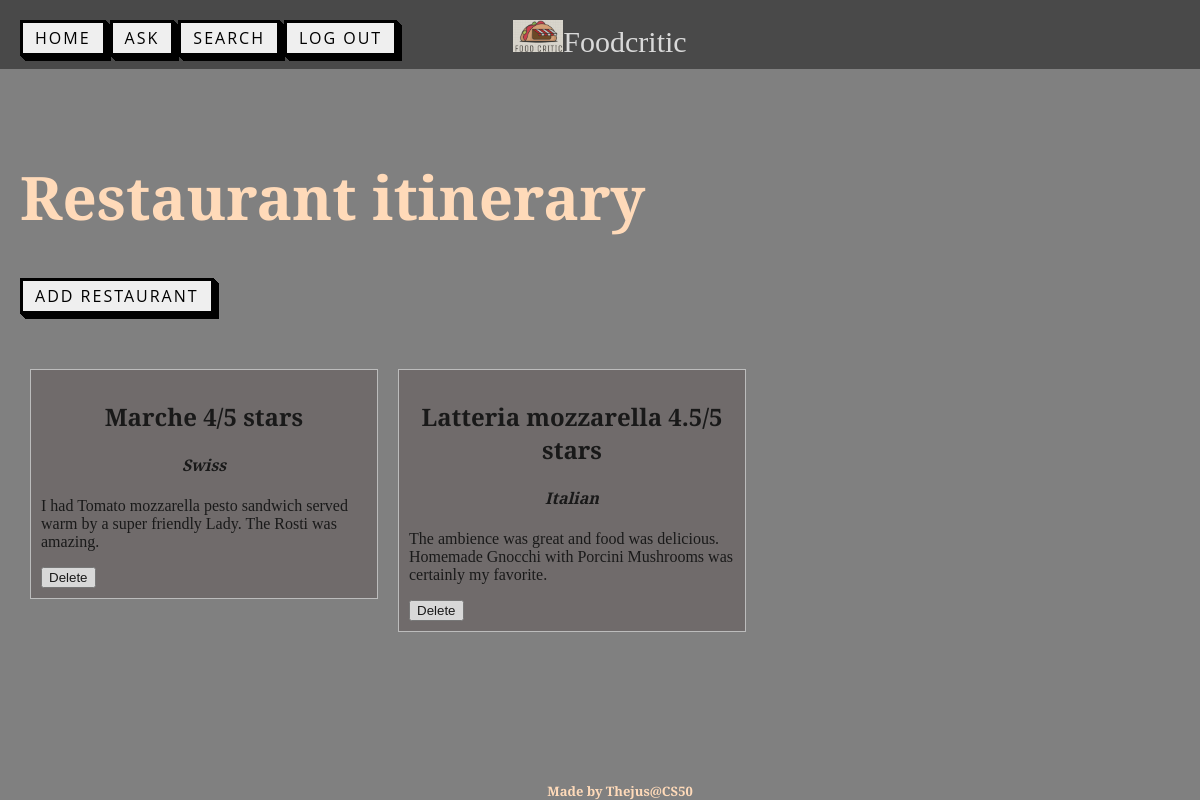
The page / (signed in) on the database its author committed.
### tables this page shows
CREATE TABLE "restaurants" (
id INTEGER PRIMARY KEY,
user_id INTEGER NOT NULL,
rating INTEGER NOT NULL,
restaurant_name TEXT NOT NULL,
description TEXT, cusine TEXT NOT NULL,
FOREIGN KEY (user_id) REFERENCES users(id)
);

### app.py (the view)
@app.route("/")
@login_required
def index():
    user_restaurants = db.execute("SELECT * FROM restaurants WHERE user_id =?", session["user_id"])
    if len(user_restaurants)>0:
        return render_template("index.html",user_restaurants=user_restaurants)
    else:
        notice = "--no restaurants rated--"
        return render_template("index.html",notice=notice)

### app.py (called while the page is built)
@app.after_request
def after_request(response):
    response.headers["Cache-Control"] = "no-cache, no-store, must-revalidate"
    response.headers["Expires"] = 0
    response.headers["Pragma"] = "no-cache"
    return response

### helpers.py (called while the page is built)
def login_required(f):
    @wraps(f)
    def decorated_function(*args, **kwargs):
        if session.get("user_id") is None:
            return redirect("/login")
        return f(*args, **kwargs)
    return decorated_function

### templates/index.html (shortened to what this page needs)
{% extends "format.html" %}
{% block body %}
    <h1 class='h1'>Restaurant itinerary</h1>
    <form action="/add" method="GET">
        <button  name ="add-restaurants" class="button-54">Add restaurant</button>
    </form>
    <p style="padding-top: 10px;">
        {% for restaurant in user_restaurants %}
            <div class="module">
                <h2 style="text-align: center;">{{ restaurant["restaurant_name"] }} {{ restaurant["rating"]}}/5 stars </button></h2>
                    <h4 style="text-align: center;"><i>{{ restaurant["cusine"] }}</i></h4>
                    <p>{{ restaurant["description"] }}</p>
                <form action="/delete", method="POST">
                    <button type="submit">Delete</button>
                </form>
            </div>
        {% endfor %}
    </p>
{% endblock %}

### templates/format.html (shortened to what this page needs)
<!DOCTYPE html>
<html>
    <head>
        <link href="/static/styles.css" rel="stylesheet">
    </head>
    <body id="rest_bg" class="background-tint">
        <header style="text-align: center;"><img style="margin: auto;" src="/static/Screenshot 2023-09-23 213019.png"><h style="font-size: 30px;">Foodcritic</h></header>
        <div style="display: inline-block;">
            <form action="/" style="display: inline;" method="GET">
                <button class="button-54" style="width: fit-content;" type="submit">Home</button>
            </form>
            <form action="/ask" style="display: inline;" method="GET">
                <button class="button-54" style="width: fit-content;" type="submit">Ask</button>
            </form>
            <form action="/search" style="display: inline;" method="GET">
                <button class="button-54" style= "width: fit-content;" type="submit">Search</button>
            </form>
            <form action="/logout" style="display: inline;" method="GET">
                <button class="button-54" style= "width: fit-content;" type="submit">Log Out</button>
            </form>
        </div>
        <main>
            {% block body %}{% endblock %}
        </main>
        <footer style="position: fixed ; bottom:0;text-align: center; color: peachpuff;width: 100%; font-size: small;">
            <strong>Made by Thejus@CS50</strong>
        </footer>
    </body>
</html>

### static/styles.css (style rules this page uses)
#login_bg, #register_bg, #rest_bg { background-image: url("lily-banse--YHSwy6uqvk-unsplash.jpg"); background-size: cover; font-family: 'Playfair Display', serif; margin: 10px; padding: 10px; }
.module { border: 1px solid #ccc; padding: 10px; margin: 10px; background-color: #6d6767; opacity: 0.8; width: 30%; float: left; box-sizing: border-box; }
.background-tint { background-color: grey; background-blend-mode: multiply; }
.h1 { font-size: 60px; margin-top: auto; color:peachpuff; }
#rest_bg { background-image: url("lily-banse--YHSwy6uqvk-unsplash.jpg"); background-size: cover; }
html { scroll-behavior: smooth; }
header { position: fixed; top: 0; left: 0; width: 100%; background-color: #333; color: #fff; padding-top: 20px; padding-bottom: 10px; font-family: 'Playfair Display', serif; display: block; opacity: 0.7; }
main { display: block; padding-top: 100px }
.button-54 { font-family: "Open Sans", sans-serif; font-size: 16px; letter-spacing: 2px; text-decoration: none; text-transform: uppercase; color: #000; cursor: pointer; border: 3px solid; padding: 0.25em 0.5em; box-shadow: 1px 1px 0px 0px, 2px 2px 0px 0px, 3px 3px 0px 0px, 4px 4px 0px 0px, 5px 5px 0px 0px; position: relative; user-select: none; -webkit-user-select: none; touch-action: manipulation; }
@media (min-width: 768px) { .button-54 { padding: 0.25em 0.75em; } }

### templates/format.html (style rules this page uses)
header img { width: 50px; margin-right: 10px; }

### rows shown on the page
restaurants: restaurant_name "Marche", rating "4", cusine "Swiss", description "I had Tomato mozzarella pesto sandwich served warm by a super friendly Lady. The Rosti was amazing."
restaurants: restaurant_name "Latteria mozzarella", rating "4.5", cusine "Italian", description "The ambience was great and food was delicious. Homemade Gnocchi with Porcini Mushrooms was certainly my favorite."
